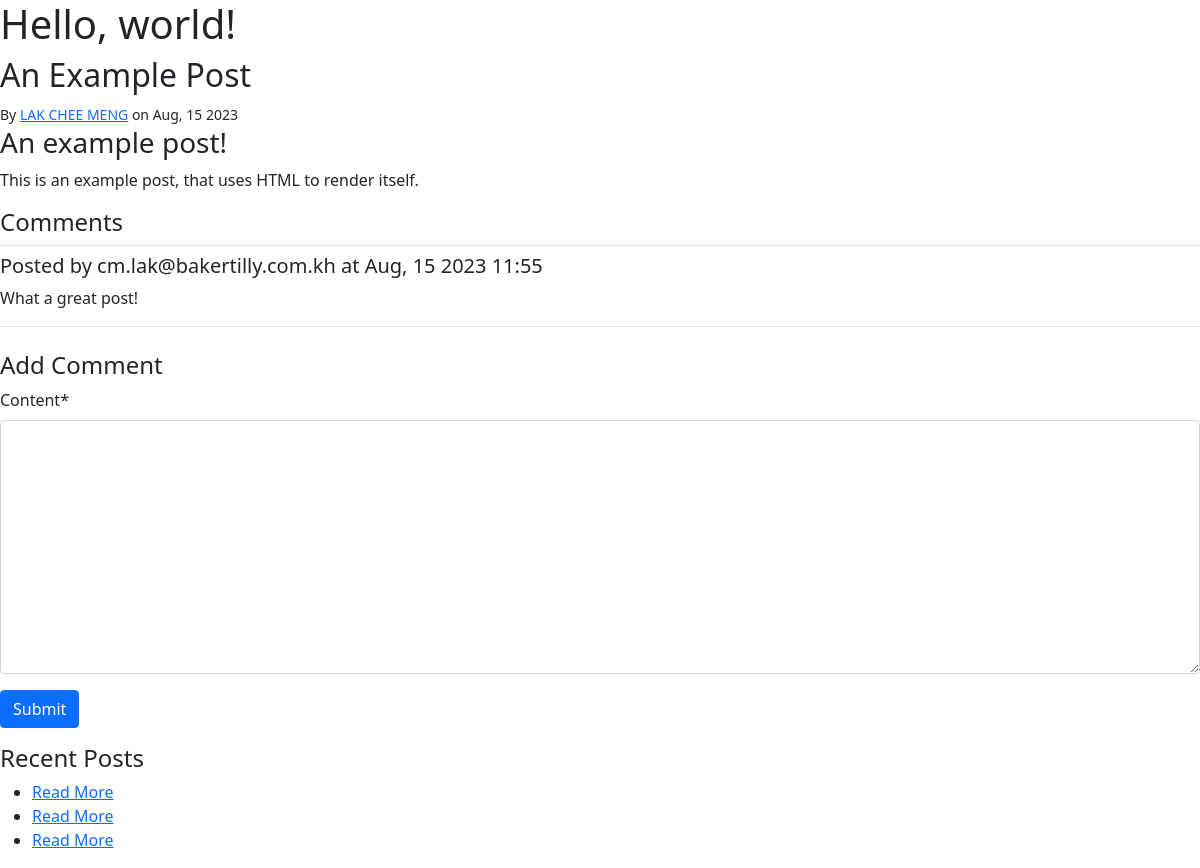
The app's page /post/an-example-post/ (signed in) with its own data.
### blog/models.py (models this page shows, shortened)
class Post(models.Model):
    author = models.ForeignKey(settings.AUTH_USER_MODEL,on_delete=models.PROTECT)
    created_at = models.DateTimeField(auto_now_add=True)
    modified_at = models.DateTimeField(auto_now=True)
    published_at = models.DateTimeField(blank=True, null=True)
    title = models.TextField(max_length=100)
    slug = models.SlugField()
    summary = models.TextField(max_length=500)
    content = models.TextField()
    tags = models.ManyToManyField(Tag, related_name="posts")
    comments = GenericRelation(Comment)

class Comment(models.Model):
	creator = models.ForeignKey(settings.AUTH_USER_MODEL,on_delete=models.CASCADE)
	content = models.TextField()
	content_type = models.ForeignKey(ContentType,on_delete=models.CASCADE)
	object_id = models.PositiveIntegerField()
	content_object = GenericForeignKey("content_type","object_id")
	created_at = models.DateTimeField(auto_now_add=True)
	modified_at = models.DateTimeField(auto_now=True)

### blog/views.py (the view)
# urls.py: path("post/<slug>/", blog.views.post_detail, name="blog-post-detail") ,
def post_detail(request, slug):
    post = get_object_or_404(Post, slug=slug)
    if request.user.is_active:
        if request.method == "POST":
            comment_form = CommentForm(request.POST)
            if comment_form.is_valid():
                comment = comment_form.save(commit=False)
                comment.content_object = post
                comment.creator = request.user
                comment.save()
                return redirect(request.path_info)
        else:
            comment_form = CommentForm()
    else:
        comment_form = None
    return render(request, "blog/post-detail.html", {"post": post,"comment_form": comment_form})

### blog/forms.py
class CommentForm(forms.ModelForm):
    class Meta:
        model = Comment
        fields = ["content"]
    def __init__(self, *args, **kwargs):
        super(CommentForm, self).__init__(*args, **kwargs)
        self.helper = FormHelper()
        self.helper.add_input(Submit('submit', 'Submit'))

### blog/templatetags/blog_extras.py (called while the page is built)
@register.filter
def author_details(author, current_user=None):
    if not isinstance(author, user_model):
        return ""
    if author == current_user:
        return format_html("<strong>me</strong>")
    if author.first_name and author.last_name:
        name = f"{author.first_name} {author.last_name}"
    else:
        name = f"{author.username}"
    if author.email:
        prefix = format_html('<a href="mailto:{}">',author.email)
        suffix = format_html("</a>")
    else:
        prefix = ""
        suffix = ""
    return format_html('{}{}{}', prefix, name, suffix)

@register.simple_tag
def row(extra_classes=''):
    return format_html('<div class="row {}">', extra_classes)

@register.simple_tag
def endrow():
    return format_html("</div>")

@register.simple_tag
def col(extra_classes=''):
    return format_html('<div class="col {}">',extra_classes)

@register.simple_tag
def endcol():
    return format_html('</div>')

@register.inclusion_tag("blog/post-list.html")
def recent_posts(post):
    posts = Post.objects.exclude(pk=post.pk)[:5]
    return {"title": "Recent Posts", "posts": posts}

### templates/blog/post-detail.html
{% extends "base.html" %}
{% load blog_extras %}
{% block content %}
<h2>{{ post.title }}</h2>
{% row %}
    <div class="col">
        {% include "blog/post-byline.html" %}
    </div>
{% endrow %}
{% row %}
    <div class="col">
        {{ post.content|safe }}
    </div>
{% endrow %}
{% include "blog/post-comments.html" %}
{% row %}
    {% col %}
        {% recent_posts post %}
    {% endcol %}
{% endrow %}
{% endblock %}

### templates/blog/post-byline.html
{% load blog_extras %}
<small>
    By {{ post.author|author_details:request.user }} on {{post.published_at|date:"M, d Y" }}
</small>

### templates/blog/post-comments.html
{% load blog_extras %}
{% load blog_extras crispy_forms_tags %}
<h4>Comments</h4>
{% for comment in post.comments.all %}
{% row "border-top pt-2" %}
    {% col %}
        <h5>Posted by {{ comment.creator }} at {{comment.created_at|date:"M, d Y h:i" }}</h5>
    {% endcol %}
{% endrow %}
{% row "border-bottom" %}
    {% col %}
        <p>{{ comment.content }}</p>
    {% endcol %}
{% endrow %}
{% empty %}
{% row "border-top border-bottom" %}
    {% col %}
        <p>No comments.</p>
    {% endcol %}
{% endrow %}
{% endfor %}
{% if request.user.is_active %}
{% row "mt-4" %}
    {% col %}
        <h4>Add Comment</h4>
        {% crispy comment_form %}
    {% endcol %}
{% endrow %}
{% endif %}

### templates/blog/post-list.html
<h4>{{ title }}</h4>
<ul>
{% for post in posts %}
    <li><a href="{% url "blog-post-detail" post.slug %}">Read More</a></li>
{% endfor %}
</ul>

### records on screen
Post: title "An Example Post", author|author_details "LAK CHEE MENG", published_at "Aug, 15 2023", content "An example post! This is an example post, that uses HTML to render itself."
Comment: creator "cm.lak@bakertilly.com.kh", created_at "Aug, 15 2023 11:55", content "What a great post!"

### other values on screen
{{ title }} "Recent Posts"
